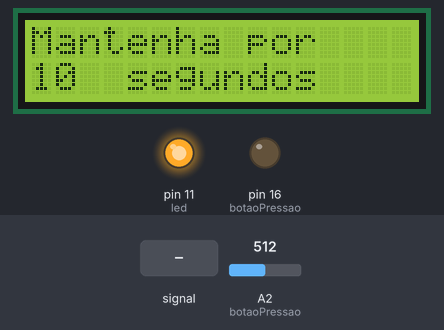
Recording of a sketch running on a simulated Arduino Uno, built with avr-gcc and run on an emulated ATmega328P. Parts: 16×2 character LCD, output pins drawn as LEDs (lit = HIGH). The test bench sets the inputs (shaded band); at power-on: A2 (botaoPressao) = 512.

Above: at 0.8 s.
0.9 s: A2 (botaoPressao) fed a 2 Hz sine of ±306 counts around its level
At 1.37 s:
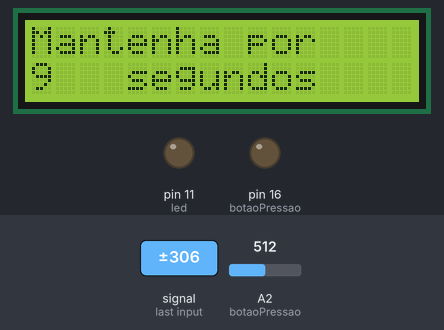
3.7 s: A2 (botaoPressao) fed a 200 Hz sine of ±81 counts around its level
At 5.3 s:
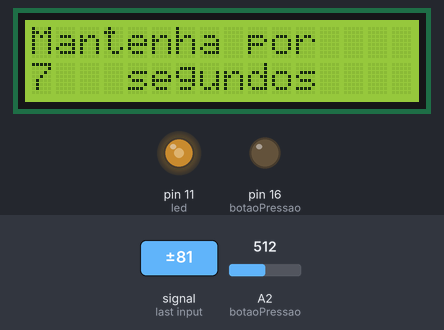
6.5 s: A2 (botaoPressao) set to 716
At 7.5 s:
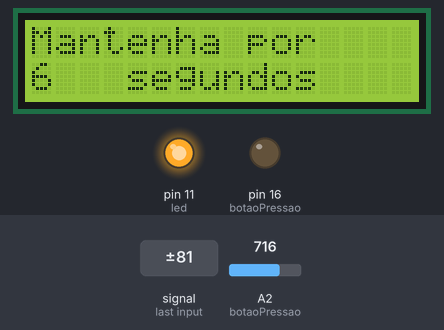
Timing chart, 0 to 9.5 s (numbered marks = the images above; inputs shaded):
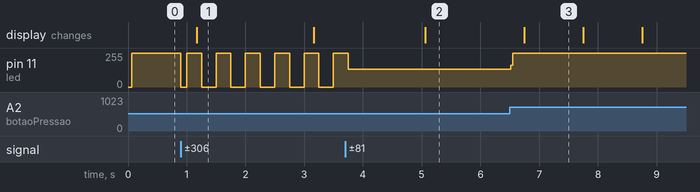

The sketch:

codigo.ino
```cpp
// include the library code:
#include <LiquidCrystal.h>

// initialize the library by associating any needed LCD interface pin
// with the arduino pin number it is connected to
const int rs = 7, en = 6, d4 = 5, d5 = 4, d6 = 3, d7 = 2;
// rs = PD7 , en = PD6 , d4 = PD5 , d5 = PD4 , d6 = PD3 , d7 = PD2
LiquidCrystal lcd(rs, en, d4, d5, d6, d7);

#define led (1 << PB3)
#define botaoPressao (1<<PC2)

int forcaBotao = 0;
int contSegundo = 0;
int contTempo = 10;
int limiarForca = 126;

// Conta o tempo só se a força tiver chegado a um limiar de força
ISR(TIMER0_COMPA_vect){
  if(forcaBotao >= limiarForca){
    contSegundo++;
  }
  // conta 1 segundo ,reseta o contSegundo e diminui 1 do contTempo
  if(contSegundo >= 10000){
    contTempo--;
    contSegundo=0;

    // verifica se o contador está em 9, se estiver limpar o digito 0 (do numero anterior, no caso 10)
    if(contTempo==9){
      lcd.setCursor(1, 1);
      lcd.print(" ");
    }

    // n deixa a contagem ficar negativa e recomeça ela
    if(contTempo==-1){
      contTempo=10;
    }

    // seta o cursor para a segunda linha, primeira coluna e mostra o contTempo
    lcd.setCursor(0, 1);
    lcd.print(contTempo);
  }
}

int main(){

  // CONFIGURAÇÃO DO CONVERSOR A/D
  ADMUX = 0;
  ADMUX |= (1<<MUX1); //SELECIONA A ENTRADA PC2
  ADMUX |= (1<<REFS0); //TENSÃO DE REFERÊNCIA
  ADCSRA |= (1<<ADEN); //LIGA O CONVERSOR AD
  ADCSRA |= (1<<ADPS0) | (1<<ADPS1); //PRESCALER = 8
  ADCSRA |= (1<<ADSC); //INICIA A CONVERSÃO

  DDRB |= led;
  DDRC |= botaoPressao;

  // Configuração do timer
  // Configura o modo de operação, nesse caso por comparação
  TCCR0A |= (1<<WGM01);
  // Configura o Pré-Scaler de 8
  TCCR0B |= (1<<CS01);
  // Define o limiar de contagem do modo comparação
  OCR0A = 200; // cont = 10000 - 1s
  // Liga a interrupção do comparador A do timer0
  TIMSK0 = (1<<OCIE0A);

  // CONFIGURAÇÃO DO PWM
  // TCCR2A = (1<<COM2A1); //DESLIGA O PINO NA IGUALDADE COM OCR
  // TCCR2A |= (1<<WGM21) | (1<<WGM20); // MODO PWM RÁPIDO
  // TCCR2B = (1<<CS20) | (1<<CS22);
  // OCR2A = 102;

  sei();

  // set up the LCD's number of columns and rows:
  // primeiro digito é o numero de colunas, segundo digito é o numero linhas
  lcd.begin(16, 2);
  // Printa o "Mantenha por" na linha 0 e coluna 0
  lcd.print("Mantenha por");
  // Printa o "10" na linha 1 e coluna 0
  lcd.setCursor(0, 1);
  lcd.print("10");
  // Printa o "segundos" na linha 1 e coluna 4
  lcd.setCursor(4, 1);
  lcd.print("segundos");

  while(1){
    while (ADCSRA&(1<<ADSC));

    // função para traduzir o numero de 10 bits para 8 bits
    forcaBotao = map (ADC,0,1023,0,255);

    // ativa a conversão
    ADCSRA |= (1<<ADSC);

    // Ascende o led se a força do botao chegar no limiar
    if(forcaBotao >= limiarForca){
      PORTB |= led;
    }
    // Apaga o led se a força não chegar no limiar
    else{
      PORTB &= !(led);
    }

  }
}
```

Measured:
- after the input at 0.9 s, pin 11 (led): 255/255 → 0/255 at once, then repeats every 0.50 s: 255/255 0.25 s, 0/255 0.25 s
- after the input at 6.5 s, pin 11 (led): 134/255 → 255/255 at once
- what the display in image 3 shows lasts 1.1 s, from 6.7 s to 7.8 s
